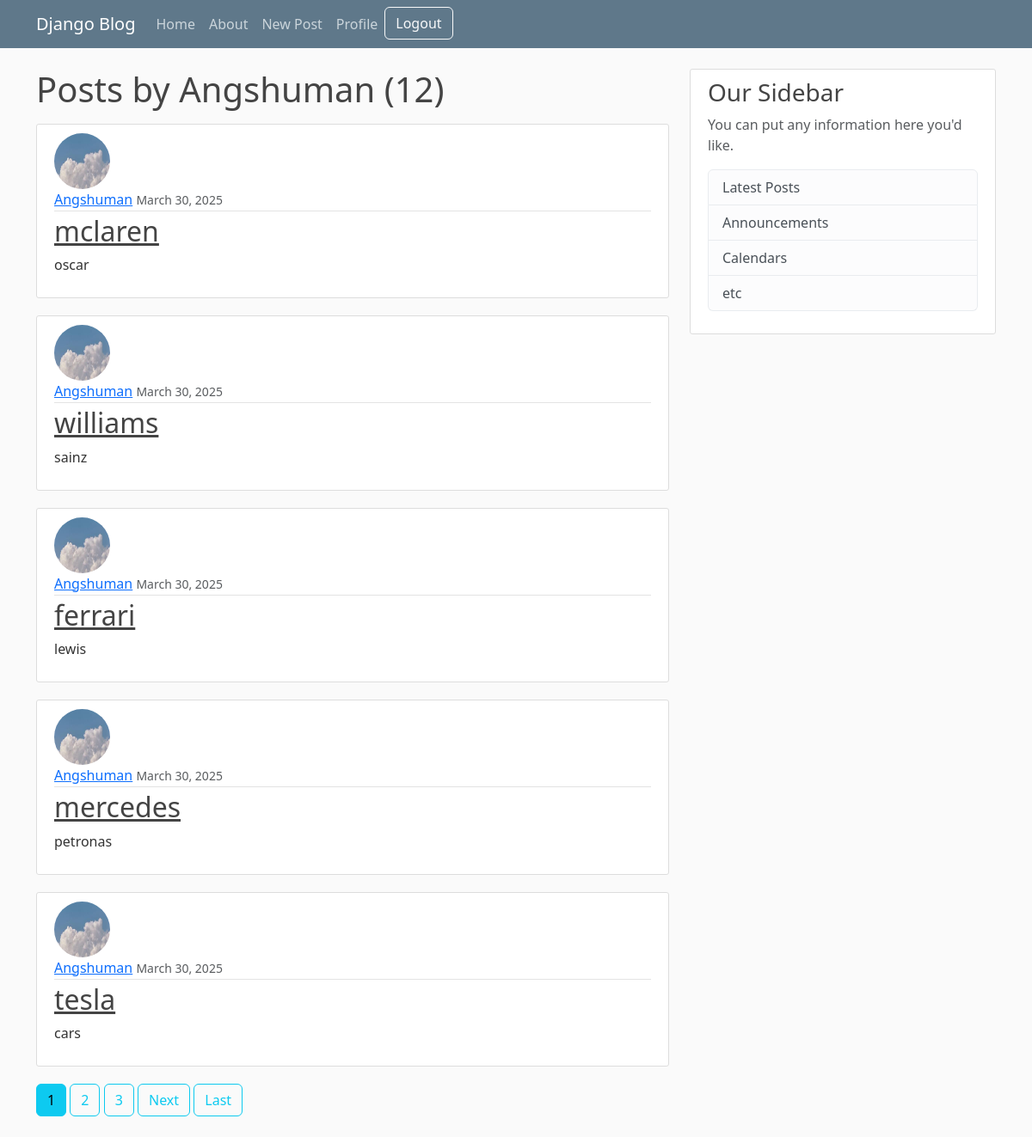
The app's page /user/Angshuman (signed in) with its own data.
### blog/models.py (models this page shows, shortened)
class Post(models.Model):
    title = models.CharField(max_length=100)
    content = models.TextField()        #unrestricted text
    date_posted = models.DateTimeField(default=timezone.now)
    author = models.ForeignKey(User, on_delete=models.CASCADE) #if user is deleted, delete all posts
    updated_at = models.DateTimeField(auto_now=True)

### users/models.py (models this page shows, shortened)
class Profile(models.Model):
    user = models.OneToOneField(User, on_delete=models.CASCADE)
    image = models.ImageField(default='default.jpg', upload_to='profile_image')
    bio = models.TextField(max_length=500, blank=True)
    location = models.CharField(max_length=30, blank=True)
    birth_date = models.DateField(null=True, blank=True)

### blog/views.py (the view)
# urls.py: path('user/<str:username>', UserPostListView.as_view(), name ='user-posts'),
class UserPostListView(ListView):
    model = Post
    template_name = 'blog/user_posts.html' #<app>/<model>_<viewtype>.html
    context_object_name = 'posts'
    paginate_by = 5
    def get_queryset(self):
        user = get_object_or_404(User, username=self.kwargs.get('username'))
        return Post.objects.filter(author=user).order_by('-date_posted') # filter posts by author and order by date_posted in descending order

### blog/templates/blog/user_posts.html (shortened to what this page needs)
{% extends "blog/base.html" %}
{% block content %}
    <h1 class="mb-3">Posts by {{ view.kwargs.username }} ({{ page_obj.paginator.count }}) </h1>
    {% for post in posts %}
        <article class="media content-section">
            <img class="rounded-circle article-img" src="{{ post.author.profile.image.url }}">
            <div class="media-body">
            <div class="article-metadata">
                <a class="mr-2" href="{% url 'user-posts' post.author.username %}">{{ post.author }}</a>
                <small class="text-muted">{{ post.date_posted|date:"F d, Y" }}</small>
            </div>
            <h2><a class="article-title" href="{% url 'post-detail' post.id %}">{{ post.title }}</a></h2>
            <p class="article-content">{{ post.content }}</p>
            </div>
        </article>
    {% endfor %}
    {% if is_paginated %}
        {% for num in page_obj.paginator.page_range %}
            {% if page_obj.number == num %}
                <a class="btn btn-info mb-4" href="?page={{ num }}">{{ num }}</a>
            {% elif num > page_obj.number|add:'-3' and num < page_obj.number|add:'3' %}
                <a class="btn btn-outline-info mb-4" href="?page={{ num }}">{{ num }}</a>
            {% endif %}
        {% endfor %}
        {% if page_obj.has_next %}
            <a class="btn btn-outline-info mb-4"="?page={{ page_obj.next_page_number }}">Next</a>
            <a class="btn btn-outline-info mb-4" href="?page={{ page_obj.paginator.num_pages }}">Last</a>
        {% endif %}
    {% endif %}
{% endblock content %}

### blog/static/blog/main.css (style rules this page uses)
body { background: #fafafa; color: #333333; margin-top: 5rem; }
h1, h2, h3, h4, h5, h6 { color: #444444; }
.content-section { background: #ffffff; padding: 10px 20px; border: 1px solid #dddddd; border-radius: 3px; margin-bottom: 20px; }
.article-title { color: #444444; }
.article-content { white-space: pre-line; }
.article-img { height: 65px; width: 65px; margin-right: 16px; }
.article-metadata { padding-bottom: 1px; margin-bottom: 4px; border-bottom: 1px solid #e3e3e3 }

### records on screen
Post: author.profile.image (picture), author "Angshuman", date_posted "March 30, 2025", title "mclaren", content "oscar"
Post: author.profile.image (picture), author "Angshuman", date_posted "March 30, 2025", title "williams", content "sainz"
Post: author.profile.image (picture), author "Angshuman", date_posted "March 30, 2025", title "ferrari", content "lewis"
Post: author.profile.image (picture), author "Angshuman", date_posted "March 30, 2025", title "mercedes", content "petronas"
Post: author.profile.image (picture), author "Angshuman", date_posted "March 30, 2025", title "tesla", content "cars"

### other values on screen
{{ view.kwargs.username }} "Angshuman"
{{ page_obj.paginator.count }} "12"
{{ num }} "1"
{{ num }} "2" "3"
